Frame 1 (no input): blank canvas, image omitted
Frame 60 (the mouse pressed at the canvas centre just before this capture): blank canvas, image omitted
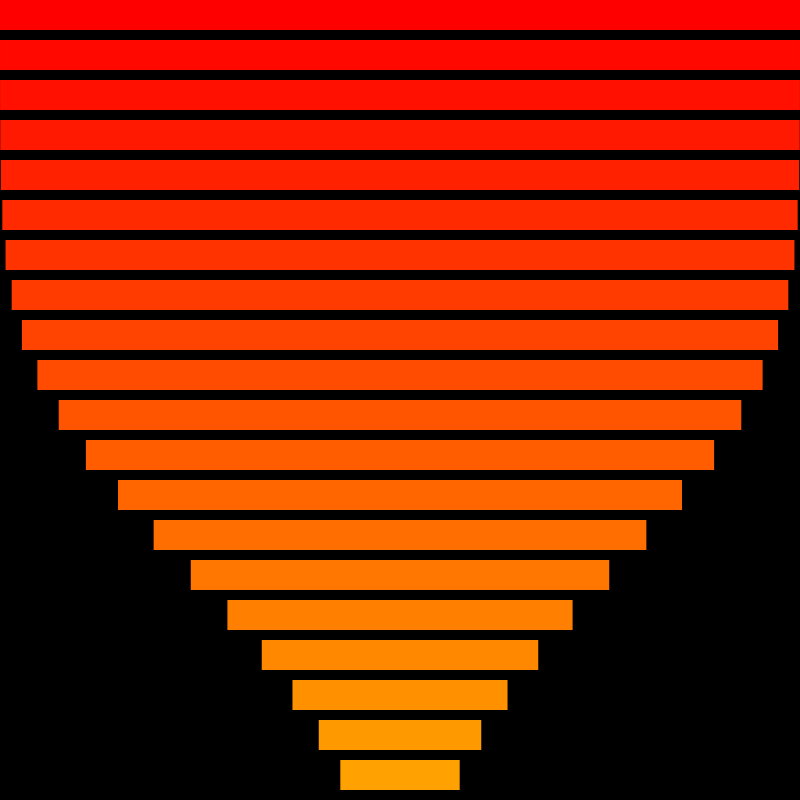
Frame 120 (the mouse held since frame 60 and released just before this capture)

The Processing sketch whose frames 1 and 60 were blank and that drew this single picture after the mouse press (run headless with seeded random() and noise(); from frame 60 on, the mouse is pressed at the canvas centre):

// Processing sketch: LSI_072_barsVar
// ── LSI_072_barsVar.pde
int nr=20;

float[] posX = new float[nr]; 
float[] posY = new float[nr]; 

void setup(){ 
  size(800,800);
colorMode(HSB,360,100,100);
noStroke();
}

void draw(){

background(0);


for(int i=0;i<nr;i++){ 
if (i==0){ 
  posX[0]+=(mouseY-posX[0])*0.2;
  posY[0]=i*40;
}
else{
 posX[i]+=(posX[i-1]-posX[i])*0.2;
 posY[i]=i*40;
}

fill(i*2,100,100);
rect(width/2,posY[i],posX[i],30);
rect(width/2,posY[i],-posX[i],30);

}



}
